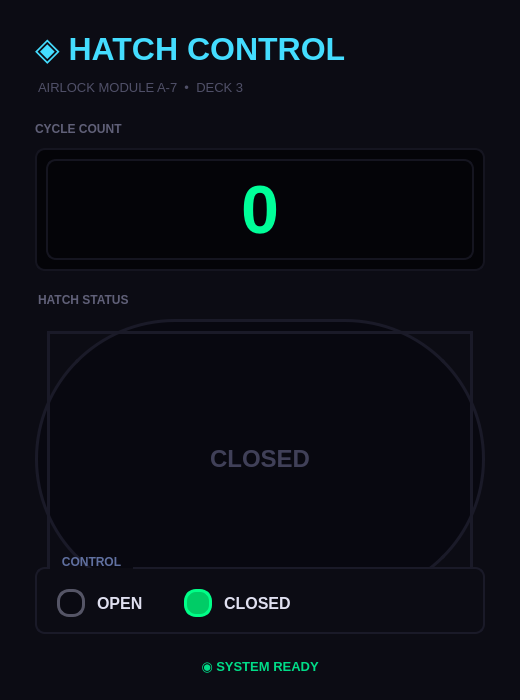
<?xml version="1.0" encoding="UTF-8"?>
<ui version="4.0">
 <class>HatchControlWindow</class>
 <widget class="QMainWindow" name="HatchControlWindow">
  <property name="geometry">
   <rect>
    <x>0</x>
    <y>0</y>
    <width>520</width>
    <height>700</height>
   </rect>
  </property>
  <property name="minimumSize">
   <size>
    <width>520</width>
    <height>700</height>
   </size>
  </property>
  <property name="maximumSize">
   <size>
    <width>520</width>
    <height>700</height>
   </size>
  </property>
  <property name="windowTitle">
   <string>HATCH CONTROL SYSTEM</string>
  </property>
  <property name="styleSheet">
   <string notr="true">QMainWindow {
    background-color: #0c0c14;
}
QWidget {
    background-color: #0c0c14;
    color: #e0e0f0;
}
QGroupBox {
    border: 2px solid #1a1a28;
    border-radius: 10px;
    margin-top: 12px;
    font-weight: bold;
    font-size: 12px;
}
QGroupBox::title {
    subcontrol-origin: margin;
    left: 15px;
    padding: 0 10px;
    color: #6070a0;
}
QRadioButton {
    spacing: 12px;
    font-size: 16px;
    font-weight: bold;
}
QRadioButton::indicator {
    width: 22px;
    height: 22px;
}
QRadioButton::indicator:unchecked {
    border: 3px solid #555566;
    border-radius: 12px;
    background-color: #0a0a12;
}
QRadioButton::indicator:checked {
    border: 3px solid #00ff88;
    border-radius: 12px;
    background-color: #00cc66;
}</string>
  </property>
  <widget class="QWidget" name="centralwidget">
   <layout class="QVBoxLayout" name="mainLayout">
    <property name="leftMargin">
     <number>35</number>
    </property>
    <property name="topMargin">
     <number>30</number>
    </property>
    <property name="rightMargin">
     <number>35</number>
    </property>
    <property name="bottomMargin">
     <number>25</number>
    </property>
    <property name="spacing">
     <number>12</number>
    </property>
    <item>
     <widget class="QLabel" name="titleLabel">
      <property name="styleSheet">
       <string notr="true">color: #44ddff;
font-size: 32px;
font-weight: bold;
background: transparent;</string>
      </property>
      <property name="text">
       <string>◈ HATCH CONTROL</string>
      </property>
     </widget>
    </item>
    <item>
     <widget class="QLabel" name="subtitleLabel">
      <property name="styleSheet">
       <string notr="true">color: #505068;
font-size: 13px;
background: transparent;
margin-bottom: 15px;</string>
      </property>
      <property name="text">
       <string>AIRLOCK MODULE A-7  •  DECK 3</string>
      </property>
     </widget>
    </item>
    <item>
     <widget class="QLabel" name="counterTitleLabel">
      <property name="styleSheet">
       <string notr="true">color: #606078;
font-size: 12px;
font-weight: bold;
background: transparent;</string>
      </property>
      <property name="text">
       <string>CYCLE COUNT</string>
      </property>
     </widget>
    </item>
    <item>
     <widget class="QFrame" name="counterFrame">
      <property name="styleSheet">
       <string notr="true">QFrame {
    background-color: #040408;
    border: 2px solid #151520;
    border-radius: 10px;
}</string>
      </property>
      <property name="frameShape">
       <enum>QFrame::Shape::StyledPanel</enum>
      </property>
      <layout class="QVBoxLayout" name="counterLayout">
       <item>
        <widget class="QLabel" name="numberDisplay">
         <property name="styleSheet">
          <string notr="true">color: #00ff99;
font-size: 68px;
font-weight: bold;
font-family: 'Courier New', monospace;
background: transparent;
padding: 10px;</string>
         </property>
         <property name="text">
          <string>0</string>
         </property>
         <property name="alignment">
          <set>Qt::AlignmentFlag::AlignCenter</set>
         </property>
        </widget>
       </item>
      </layout>
     </widget>
    </item>
    <item>
     <widget class="QLabel" name="hatchTitleLabel">
      <property name="styleSheet">
       <string notr="true">color: #606078;
font-size: 12px;
font-weight: bold;
background: transparent;
margin-top: 10px;</string>
      </property>
      <property name="text">
       <string>HATCH STATUS</string>
      </property>
     </widget>
    </item>
    <item>
     <widget class="QFrame" name="hatchPlaceholder">
      <property name="minimumSize">
       <size>
        <width>280</width>
        <height>280</height>
       </size>
      </property>
      <property name="styleSheet">
       <string notr="true">QFrame {
    background-color: #080810;
    border: 3px solid #1a1a28;
    border-radius: 140px;
}</string>
      </property>
      <property name="frameShape">
       <enum>QFrame::Shape::StyledPanel</enum>
      </property>
      <layout class="QVBoxLayout" name="hatchLayout">
       <item>
        <widget class="QLabel" name="hatchStatusLabel">
         <property name="styleSheet">
          <string notr="true">color: #404058;
font-size: 24px;
font-weight: bold;
background: transparent;</string>
         </property>
         <property name="text">
          <string>CLOSED</string>
         </property>
         <property name="alignment">
          <set>Qt::AlignmentFlag::AlignCenter</set>
         </property>
        </widget>
       </item>
      </layout>
     </widget>
    </item>
    <item>
     <widget class="QGroupBox" name="controlGroupBox">
      <property name="title">
       <string>CONTROL</string>
      </property>
      <layout class="QHBoxLayout" name="controlLayout">
       <property name="leftMargin">
        <number>20</number>
       </property>
       <property name="topMargin">
        <number>20</number>
       </property>
       <property name="rightMargin">
        <number>20</number>
       </property>
       <property name="bottomMargin">
        <number>15</number>
       </property>
       <property name="spacing">
        <number>40</number>
       </property>
       <item>
        <widget class="QRadioButton" name="radioOpen">
         <property name="text">
          <string>OPEN</string>
         </property>
        </widget>
       </item>
       <item>
        <widget class="QRadioButton" name="radioClosed">
         <property name="text">
          <string>CLOSED</string>
         </property>
         <property name="checked">
          <bool>true</bool>
         </property>
        </widget>
       </item>
       <item>
        <spacer name="horizontalSpacer">
         <property name="orientation">
          <enum>Qt::Orientation::Horizontal</enum>
         </property>
         <property name="sizeHint" stdset="0">
          <size>
           <width>40</width>
           <height>20</height>
          </size>
         </property>
        </spacer>
       </item>
      </layout>
     </widget>
    </item>
    <item>
     <widget class="QLabel" name="statusLabel">
      <property name="styleSheet">
       <string notr="true">color: #00dd88;
font-size: 13px;
font-weight: bold;
font-family: 'Courier New', monospace;
background: transparent;
margin-top: 12px;</string>
      </property>
      <property name="text">
       <string>◉ SYSTEM READY</string>
      </property>
      <property name="alignment">
       <set>Qt::AlignmentFlag::AlignCenter</set>
      </property>
     </widget>
    </item>
   </layout>
  </widget>
 </widget>
 <resources/>
 <connections/>
</ui>
